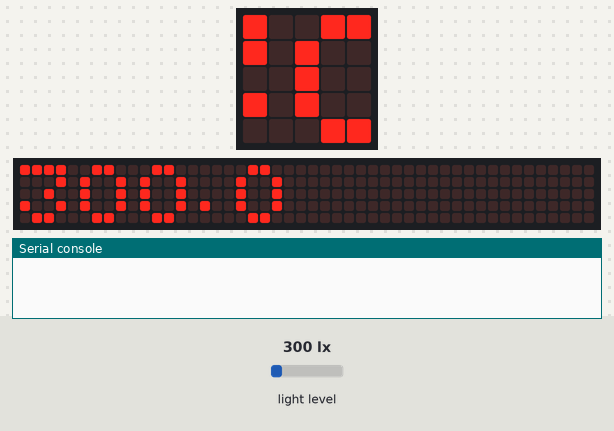
Bench run of a program on a simulated BBC micro:bit running MicroPython. On the bench: the board's 5×5 LED display, a strip that is not on the board, showing the scrolling text unrolled, the last lines printed to the serial console. The test bench sets the inputs (shaded band); at power-on: light level 300 lx. The 48×5 strip is a reading aid, not a part: it shows the text the display is scrolling, unrolled, one strip-width of it at a time.

Above: at 1.2 s.
1.3 s: light level set to 40 lx
At 5.36 s:
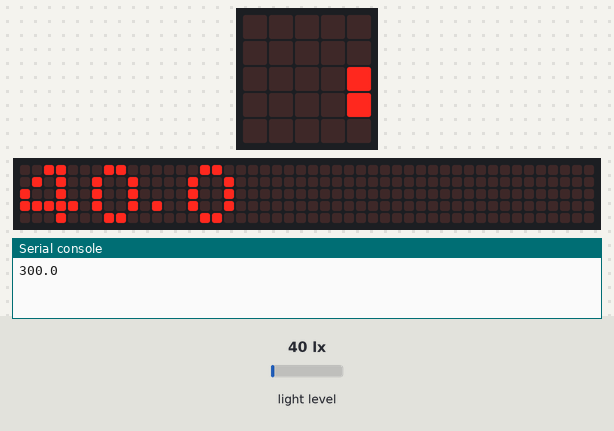
10.2 s: light level set to 500 lx
At 14.5 s:
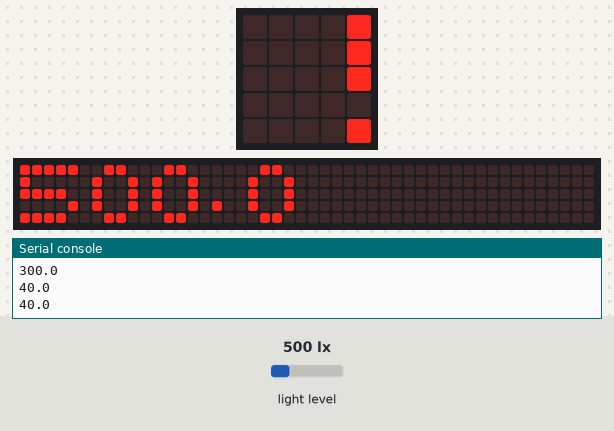
16.4 s: light level set to 1000 lx
At 19.82 s:
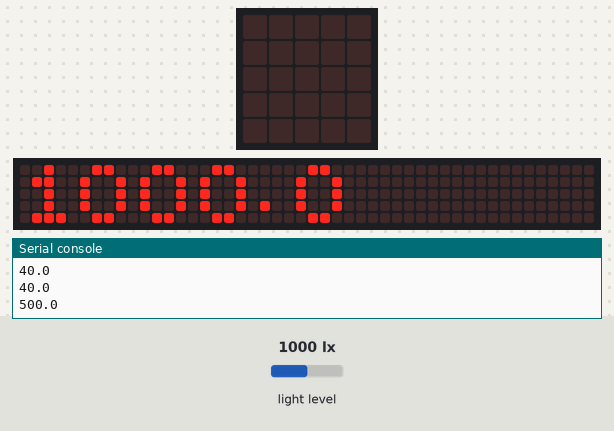

The program:

EX11_BH1750_Lightsensor_.py
```python
from microbit import *

i2c.init(freq=100000, sda=pin20, scl=pin19)
addr = 0x23
while True:
    i2c.write(addr, bytes([0x10]))
    sleep(120)
    data = i2c.read(addr, 2)
    lux = (data[0] << 8 | data[1]) / (1.2)
    display.scroll(str(lux))
    print(lux)
    sleep(1000)
```
